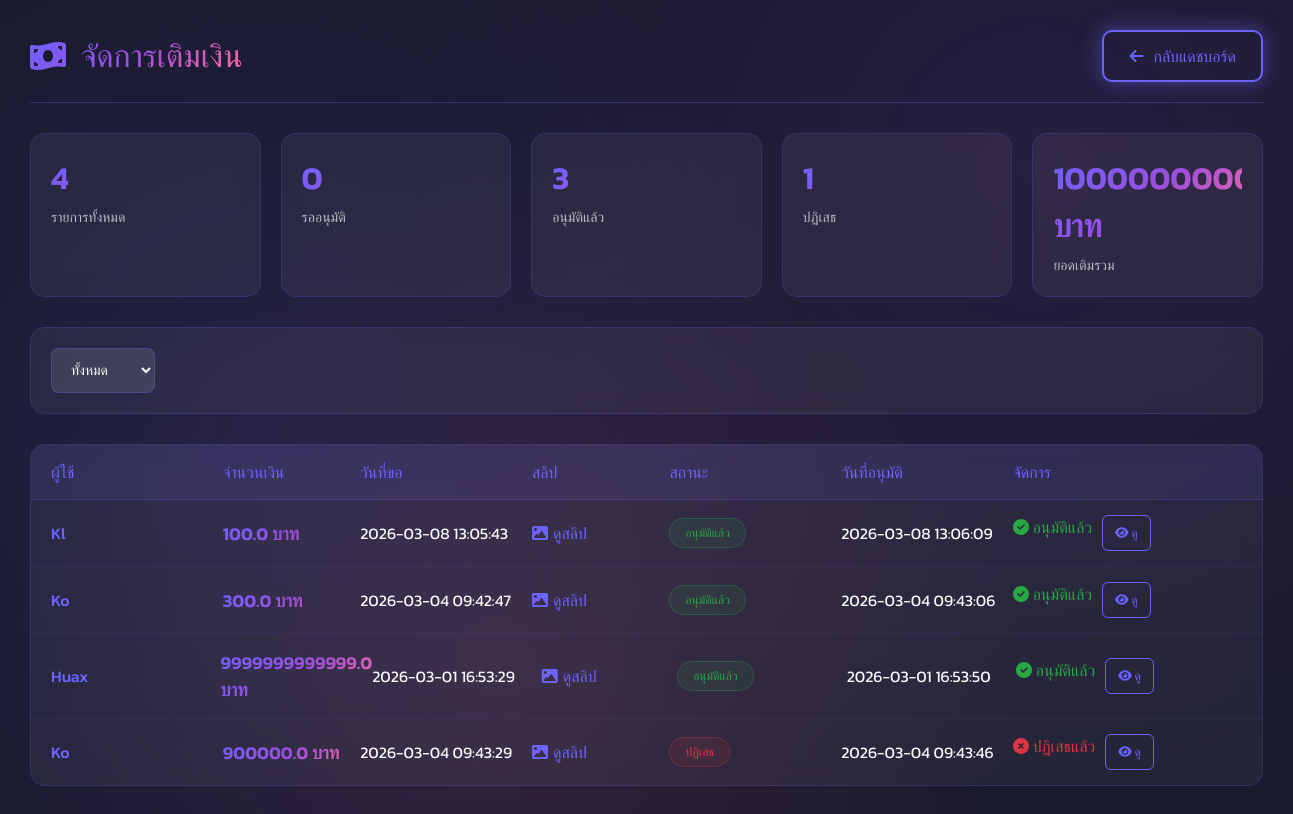
/admin/topups (signed in), run on the app's committed database.
### tables this page shows
CREATE TABLE topups (
        id INTEGER PRIMARY KEY AUTOINCREMENT,
        user_id INTEGER NOT NULL,
        amount REAL NOT NULL,
        slip_image TEXT,
        status TEXT DEFAULT 'pending',
        approved_by INTEGER,
        approved_at TIMESTAMP,
        created_at TIMESTAMP DEFAULT CURRENT_TIMESTAMP,
        FOREIGN KEY (user_id) REFERENCES users (id),
        FOREIGN KEY (approved_by) REFERENCES users (id)
    );

CREATE TABLE users (
        id INTEGER PRIMARY KEY AUTOINCREMENT,
        username TEXT UNIQUE NOT NULL,
        password TEXT NOT NULL,
        email TEXT,
        balance REAL DEFAULT 0,
        is_banned INTEGER DEFAULT 0,
        is_admin INTEGER DEFAULT 0,
        created_at TIMESTAMP DEFAULT CURRENT_TIMESTAMP
    );

### mato_exe/app.py (the view)
@app.route('/admin/topups')
def admin_topups():
    if 'user_id' not in session or not session.get('is_admin'):
        flash('คุณไม่มีสิทธิ์เข้าถึงหน้านี้', 'error')
        return redirect(url_for('dashboard'))
    conn = get_db_connection()
    topups = conn.execute('''
        SELECT t.*, u.username
        FROM topups t
        JOIN users u ON t.user_id = u.id
        ORDER BY
            CASE t.status
                WHEN 'pending' THEN 1
                WHEN 'approved' THEN 2
                ELSE 3
            END,
            t.created_at DESC
    ''').fetchall()
    stats = conn.execute('''
        SELECT
            COUNT(*) as total,
            SUM(CASE WHEN status = 'pending' THEN 1 ELSE 0 END) as pending,
            SUM(CASE WHEN status = 'approved' THEN 1 ELSE 0 END) as approved,
            SUM(CASE WHEN status = 'rejected' THEN 1 ELSE 0 END) as rejected,
            SUM(CASE WHEN status = 'approved' THEN amount ELSE 0 END) as total_amount
        FROM topups
    ''').fetchone()
    conn.close()
    return render_template('admin/topups.html', topups=topups, stats=stats, get_user_balance=get_user_balance)

### mato_exe/app.py (called while the page is built)
def get_db_connection():
    conn = sqlite3.connect('mato_exe.db')
    conn.row_factory = sqlite3.Row
    return conn

### mato_exe/templates/admin/topups.html (shortened to what this page needs)
<!DOCTYPE html>
<html lang="th">
<head>
    <link rel="stylesheet" href="https://cdnjs.cloudflare.com/ajax/libs/font-awesome/6.4.0/css/all.min.css">
</head>
<body>
    <div class="container">
        <div class="header">
            <h1>
                <i class="fas fa-money-bill-wave"></i>
            </h1>
            <a href="{{ url_for('admin_dashboard') }}" class="btn btn-secondary">
                <i class="fas fa-arrow-left"></i>
                กลับแดชบอร์ด
            </a>
        </div>
        <div class="stats-grid">
            <div class="stat-card">
                <div class="stat-value">{{ stats.total }}</div>
                <div class="stat-label">รายการทั้งหมด</div>
            </div>
            <div class="stat-card">
                <div class="stat-value">{{ stats.pending }}</div>
                <div class="stat-label">รออนุมัติ</div>
            </div>
            <div class="stat-card">
                <div class="stat-value">{{ stats.approved }}</div>
                <div class="stat-label">อนุมัติแล้ว</div>
            </div>
            <div class="stat-card">
                <div class="stat-value">{{ stats.rejected }}</div>
                <div class="stat-label">ปฏิเสธ</div>
            </div>
            <div class="stat-card">
                <div class="stat-value">{{ stats.total_amount or 0 }} บาท</div>
                <div class="stat-label">ยอดเติมรวม</div>
            </div>
        </div>
        <div class="filters">
            <select class="filter-select" id="statusFilter" onchange="filterTopups()">
                <option value="all">ทั้งหมด</option>
            </select>
        </div>
        {% if topups %}
        <div class="topups-table">
            <div class="table-header">
                <div>ผู้ใช้</div>
                <div>จำนวนเงิน</div>
                <div>วันที่ขอ</div>
                <div>สลิป</div>
                <div>สถานะ</div>
                <div>วันที่อนุมัติ</div>
                <div>จัดการ</div>
            </div>
            <div id="topupsList">
                {% for topup in topups %}
                <div class="topup-row" data-status="{{ topup.status }}">
                    <div class="username">{{ topup.username }}</div>
                    <div class="amount">{{ topup.amount }} บาท</div>
                    <div>{{ topup.created_at }}</div>
                    <div>
                        {% if topup.slip_image %}
                        <a href="{{ url_for('static', filename='slips/' + topup.slip_image) }}"
                           target="_blank" class="slip-link">
                            <i class="fas fa-image"></i> ดูสลิป
                        </a>
                        {% else %}
                        <span style="color: rgba(248, 249, 250, 0.5);">ไม่มีสลิป</span>
                        {% endif %}
                    </div>
                    <div>
                        <span class="status-badge status-{{ topup.status }}">
                            {% if topup.status == 'pending' %}
                            รออนุมัติ
                            {% elif topup.status == 'approved' %}
                            อนุมัติแล้ว
                            {% else %}
                            ปฏิเสธ
                            {% endif %}
                        </span>
                    </div>
                    <div>
                        {% if topup.approved_at %}
                            {{ topup.approved_at }}
                        {% else %}
                            -
                        {% endif %}
                    </div>
                    <div class="action-group">
                        {% if topup.status == 'pending' %}
                        <button class="action-btn approve" onclick="approveTopup({{ topup.id }})">
                            <i class="fas fa-check"></i> อนุมัติ
                        </button>
                        <button class="action-btn reject" onclick="rejectTopup({{ topup.id }})">
                            <i class="fas fa-times"></i> ปฏิเสธ
                        </button>
                        {% elif topup.status == 'approved' %}
                        <span style="color: #28a745;">
                            <i class="fas fa-check-circle"></i> อนุมัติแล้ว
                        </span>
                        {% elif topup.status == 'rejected' %}
                        <span style="color: #dc3545;">
                            <i class="fas fa-times-circle"></i> ปฏิเสธแล้ว
                        </span>
                        {% endif %}
                        {% if topup.slip_image %}
                        <a href="{{ url_for('static', filename='slips/' + topup.slip_image) }}"
                           target="_blank" class="action-btn view">
                            <i class="fas fa-eye"></i> ดู
                        </a>
                        {% endif %}
                    </div>
                </div>
                {% endfor %}
            </div>
        </div>
        {% endif %}
    </div>
</body>
</html>

### mato_exe/templates/admin/topups.html (style rules this page uses)
:root { --primary: #6C63FF; --primary-dark: #4A44C8; --secondary: #9D4EDD; --accent: #FF6B9D; --dark: #1A1A2E; --light: #F8F9FA; --gradient: linear-gradient(135deg, #6C63FF 0%, #9D4EDD 50%, #FF6B9D 100%); --glow: 0 0 20px rgba(108, 99, 255, 0.5); }
* { margin: 0; padding: 0; box-sizing: border-box; font-family: 'Kanit', sans-serif; }
body { background: var(--dark); color: var(--light); min-height: 100vh; padding: 30px; }
body::before { content: ''; position: fixed; top: 0; left: 0; width: 100%; height: 100%; background: radial-gradient(circle at 20% 50%, rgba(108, 99, 255, 0.1) 0%, transparent 50%), radial-gradient(circle at 80% 20%, rgba(157, 78, 221, 0.1) 0%, transparent 50%), radial-gradient(circle at 40% 80%, rgba(255, 107, 157, 0.1) 0%, transparent 50%); z-index: -1; }
.container { max-width: 1400px; margin: 0 auto; }
.header { display: flex; justify-content: space-between; align-items: center; margin-bottom: 30px; padding-bottom: 20px; border-bottom: 1px solid rgba(108, 99, 255, 0.3); }
.header h1 { font-size: 32px; font-weight: 500; background: var(--gradient); -webkit-background-clip: text; background-clip: text; color: transparent; display: flex; align-items: center; gap: 15px; }
.btn { padding: 12px 25px; background: var(--gradient); color: white; text-decoration: none; border-radius: 10px; font-weight: 500; border: none; cursor: pointer; transition: all 0.3s ease; box-shadow: var(--glow); display: inline-flex; align-items: center; gap: 10px; }
.btn-secondary { background: transparent; border: 2px solid var(--primary); color: var(--primary); }
.stats-grid { display: grid; grid-template-columns: repeat(auto-fit, minmax(200px, 1fr)); gap: 20px; margin-bottom: 30px; }
.stat-card { background: rgba(255, 255, 255, 0.05); backdrop-filter: blur(10px); border-radius: 15px; padding: 20px; border: 1px solid rgba(108, 99, 255, 0.2); transition: all 0.3s ease; }
.stat-value { font-size: 32px; font-weight: 600; background: var(--gradient); -webkit-background-clip: text; background-clip: text; color: transparent; margin-bottom: 5px; }
.stat-label { color: rgba(248, 249, 250, 0.7); font-size: 14px; }
.filters { background: rgba(255, 255, 255, 0.05); backdrop-filter: blur(10px); border-radius: 15px; padding: 20px; margin-bottom: 30px; border: 1px solid rgba(108, 99, 255, 0.2); display: flex; gap: 15px; flex-wrap: wrap; }
.filter-select { padding: 10px 15px; background: rgba(255, 255, 255, 0.1); border: 1px solid rgba(108, 99, 255, 0.3); border-radius: 8px; color: var(--light); font-size: 14px; cursor: pointer; }
.filter-select option { background: var(--dark); }
.topups-table { background: rgba(255, 255, 255, 0.05); backdrop-filter: blur(10px); border-radius: 15px; overflow: hidden; border: 1px solid rgba(108, 99, 255, 0.2); }
.table-header { display: grid; grid-template-columns: 1.5fr 1.2fr 1.5fr 1.2fr 1.5fr 1.5fr 2fr; padding: 15px 20px; background: rgba(108, 99, 255, 0.1); border-bottom: 1px solid rgba(108, 99, 255, 0.2); font-weight: 500; color: var(--primary); }
.topup-row { display: grid; grid-template-columns: 1.5fr 1.2fr 1.5fr 1.2fr 1.5fr 1.5fr 2fr; padding: 15px 20px; border-bottom: 1px solid rgba(108, 99, 255, 0.1); align-items: center; transition: all 0.3s ease; }
.topup-row:last-child { border-bottom: none; }
.username { color: var(--primary); font-weight: 500; }
.amount { font-weight: 600; background: var(--gradient); -webkit-background-clip: text; background-clip: text; color: transparent; font-size: 18px; }
.status-badge { padding: 5px 15px; border-radius: 20px; font-size: 12px; font-weight: 500; text-align: center; display: inline-block; }
.status-approved { background: rgba(40, 167, 69, 0.1); color: #28a745; border: 1px solid rgba(40, 167, 69, 0.3); }
.status-rejected { background: rgba(220, 53, 69, 0.1); color: #dc3545; border: 1px solid rgba(220, 53, 69, 0.3); }
.action-btn { padding: 8px 12px; background: transparent; border: 1px solid var(--primary); color: var(--primary); border-radius: 6px; cursor: pointer; transition: all 0.3s ease; font-size: 12px; margin: 0 5px; text-decoration: none; display: inline-block; }
.action-btn.view { border-color: var(--primary); color: var(--primary); }
.slip-link { color: var(--primary); text-decoration: none; display: inline-flex; align-items: center; gap: 5px; }
.action-group { display: flex; gap: 5px; flex-wrap: wrap; }

### data on the page
topups: username "Kl", created_at "2026-03-08 13:05:43", status "อนุมัติแล้ว", approved_at "2026-03-08 13:06:09"
topups: username "Ko", created_at "2026-03-04 09:42:47", status "อนุมัติแล้ว", approved_at "2026-03-04 09:43:06"
topups: username "Huax", created_at "2026-03-01 16:53:29", status "อนุมัติแล้ว", approved_at "2026-03-01 16:53:50"
topups: username "Ko", created_at "2026-03-04 09:43:29", status "ปฏิเสธ", approved_at "2026-03-04 09:43:46"
